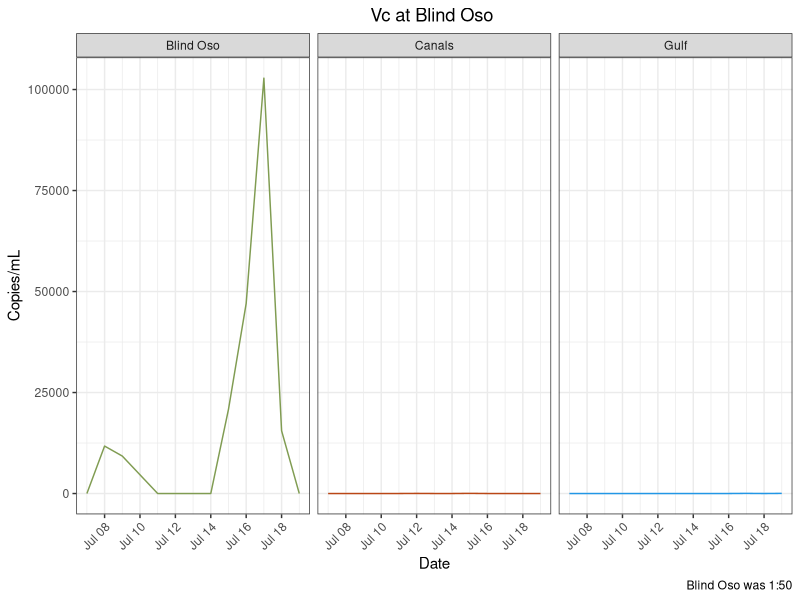
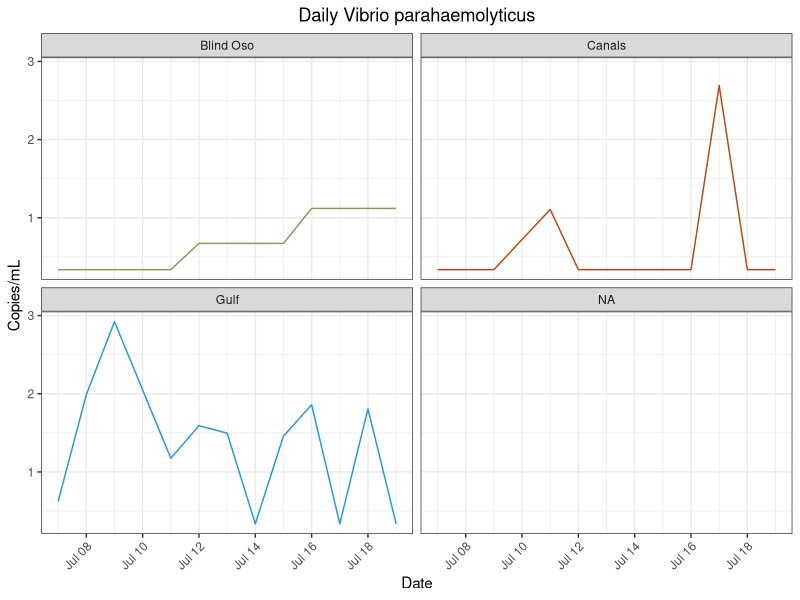
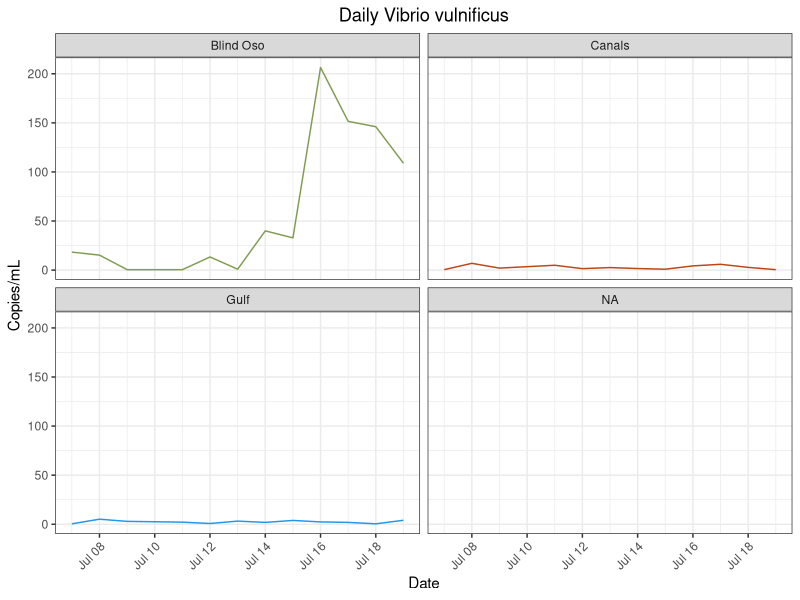
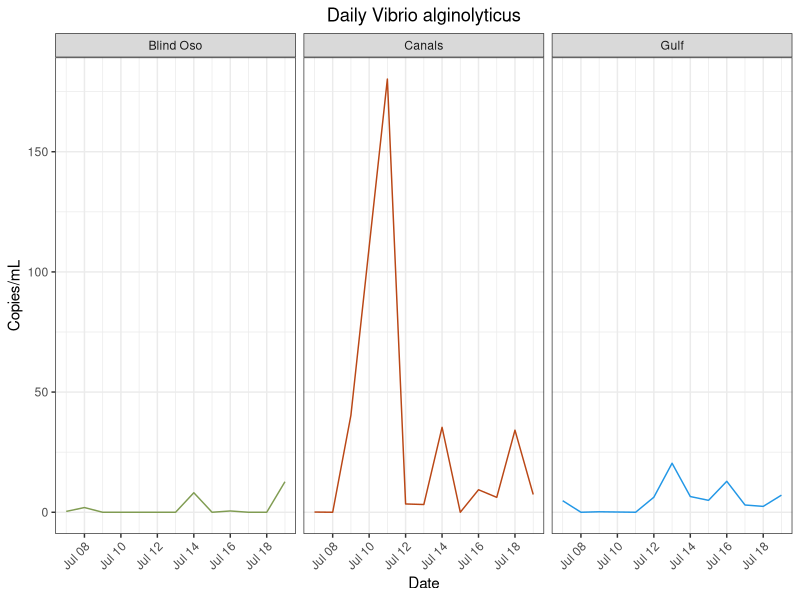
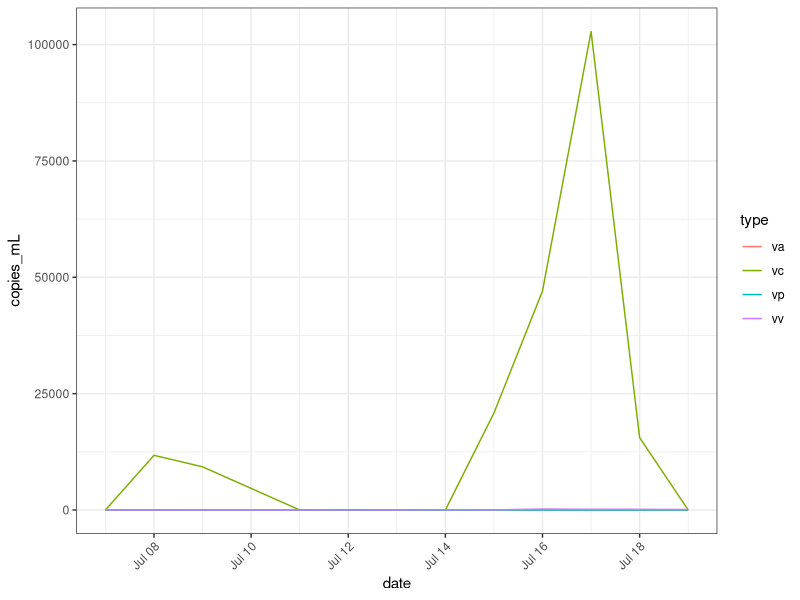
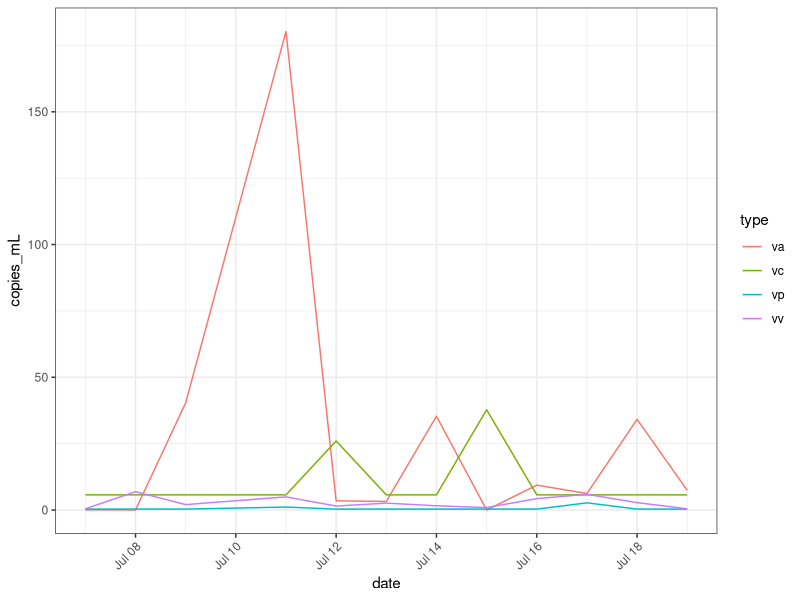
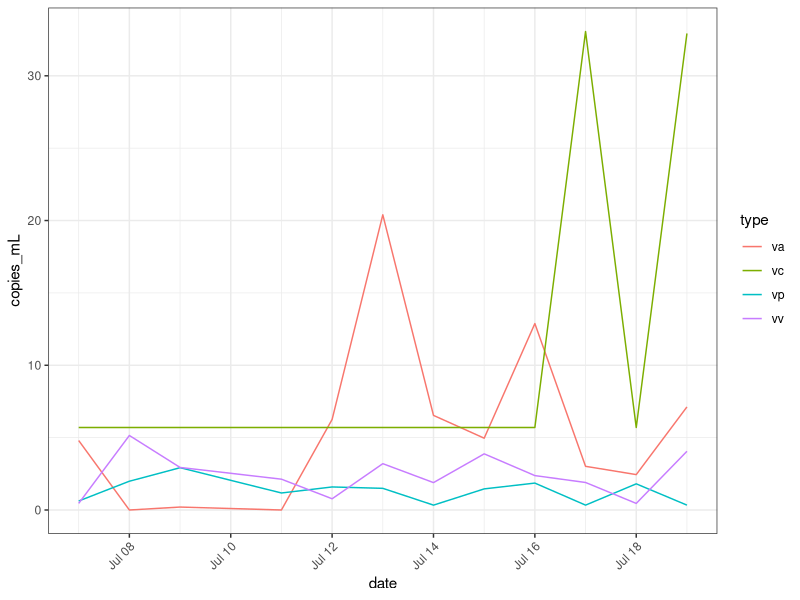
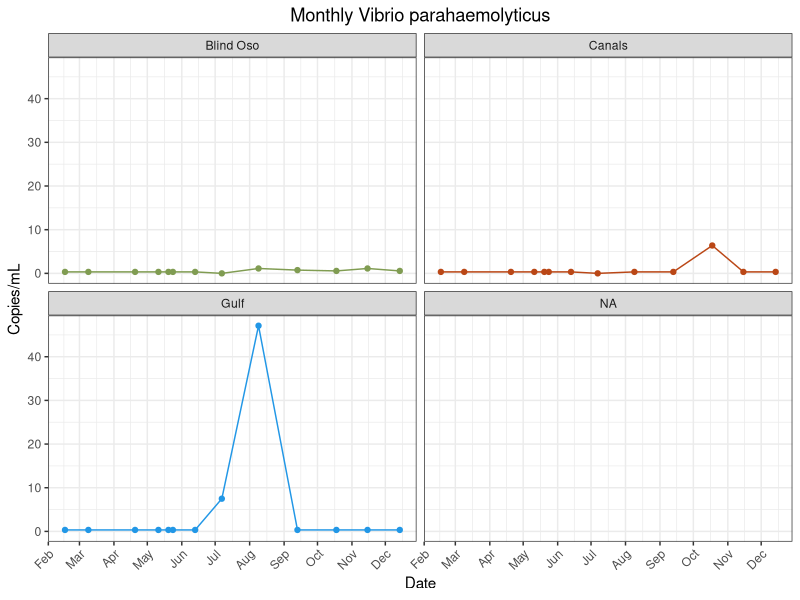

Recreate these plots in R, in order.
## ---- chunk 1
library(here)
library(tidyverse)
library(lubridate)
library(ggpubr) #Stacking Plots
## ---- chunk 2
vp<- read_csv(here("data", "processed_data","vp_clean_copies.csv"))
vp_m<- read_csv(here("data", "processed_data","vp_mon_clean_copies.csv")) 

vv<- read_csv(here("data", "processed_data","vv_clean_copies_redo.csv")) #Trial two is best. Other trials exist too. 
vv_m<- read_csv(here("data", "processed_data","vv_clean_copies_mon.csv"))

vc<- read_csv(here("data", "processed_data", "vc_clean_copies_daily.csv")) #Daily
vc_m<- read_csv(here("data", "processed_data", "vc_clean_copies_mon.csv"))#Monthly
vc_bo<- read_csv(here("data", "processed_data","vc_clean_copies_dail_1_50.csv")) #Ran 1:50. with 5 reps (run with 2 reps + run with 3 reps)
vc_bo_50<- read_csv(here("data", "processed_data","vc_clean_copies_daily_1_50_2reps.csv"))#Just reps 4 and 5 to compare. This looks fine, but I removed the code so as to clean up this script.

va<- read_csv(here("data", "processed_data", "va_clean_copies_daily.csv"))
va_m<-  read_csv(here("data", "processed_data", "va_clean_copies_monthly.csv"))
## ---- chunk 3
vv<- vv %>%
  mutate(site = recode(site, "BO" = "Blind Oso")) %>%
  mutate(site = recode(site, "C2" = "Canals")) %>%
  mutate(site = recode(site, "RD" = "Gulf"))

vp<- vp %>%
  mutate(site = recode(site, "BO" = "Blind Oso")) %>%
  mutate(site = recode(site, "C2" = "Canals")) %>%
  mutate(site = recode(site, "RD" = "Gulf"))

vc<- vc %>%
  mutate(site = recode(site, "BO" = "Blind Oso")) %>%
  mutate(site = recode(site, "C2" = "Canals")) %>%
  mutate(site = recode(site, "RD" = "Gulf"))
vc_bo<- vc_bo %>%
  mutate(site = recode(site, "BO" = "Blind Oso")) %>%
  mutate(site = recode(site, "C2" = "Canals")) %>%
  mutate(site = recode(site, "RD" = "Gulf"))
vc_bo_50<- vc_bo_50 %>%
  mutate(site = recode(site, "BO" = "Blind Oso")) %>%
  mutate(site = recode(site, "C2" = "Canals")) %>%
  mutate(site = recode(site, "RD" = "Gulf"))

va<- va %>%
  mutate(site = recode(site, "BO" = "Blind Oso")) %>%
  mutate(site = recode(site, "C2" = "Canals")) %>%
  mutate(site = recode(site, "RD" = "Gulf"))
## ---- chunk 4
vc<- 
  vc %>%
  filter(!site %in% "Blind Oso")  #Gets rid of old BO 
  
vc_d<- rbind(vc, vc_bo) #Adds new BO to C2 and RD
## ---- chunk 5
#Vp Mon
vp_m<- vp_m %>%
  select(!...1) 
jul_bo = data.frame(date = as.Date("2022-07-07"), copies_mL=0, site = "BO")
jul_c2 = data.frame(date = as.Date("2022-07-07"), copies_mL=0, site = "C2")
jul_rd = data.frame(date = as.Date("2022-07-07"), copies_mL=7.49310194, site = "RD")
vp_m = rbind(jul_bo, jul_c2, jul_rd, vp_m) %>%
  mutate(site = recode(site, "BO" = "Blind Oso")) %>%
  mutate(site = recode(site, "C2" = "Canals")) %>%
  mutate(site = recode(site, "RD" = "Gulf"))
                     

#Vv Mon
vv_m<- vv_m %>%
  select(!...1) 
jul_bo = data.frame(date = as.Date("2022-07-07"), copies_mL=0, site = "BO")
jul_c2 = data.frame(date = as.Date("2022-07-07"), copies_mL=0, site = "C2")
jul_rd = data.frame(date = as.Date("2022-07-07"), copies_mL=7.49310194, site = "RD")
vv_m = rbind(jul_bo, jul_c2, jul_rd, vv_m)%>%
  mutate(site = recode(site, "BO" = "Blind Oso")) %>%
  mutate(site = recode(site, "C2" = "Canals")) %>%
  mutate(site = recode(site, "RD" = "Gulf"))

vc_m<- vc_m %>%
  select(!...1) 
  jul_bo = data.frame(date = as.Date("2022-07-07"), copies_mL=263.208407, site = "BO")
  jul_c2 = data.frame(date = as.Date("2022-07-07"), copies_mL=0, site = "C2")
  jul_rd = data.frame(date = as.Date("2022-07-07"), copies_mL=0, site = "RD")
  vc_m = rbind(jul_bo, jul_c2, jul_rd, vc_m)%>%
    mutate(site = recode(site, "BO" = "Blind Oso")) %>%
    mutate(site = recode(site, "C2" = "Canals")) %>%
    mutate(site = recode(site, "RD" = "Gulf"))
  
 va_m<- va_m %>%
  select(!...1) 
  jul_bo = data.frame(date = as.Date("2022-07-07"), copies_mL=0, site = "BO")
  jul_c2 = data.frame(date = as.Date("2022-07-07"), copies_mL=5.494766, site = "C2")
  jul_rd = data.frame(date = as.Date("2022-07-07"), copies_mL=0, site = "RD")
  va_m = rbind(jul_bo, jul_c2, jul_rd, va_m)%>%
    mutate(site = recode(site, "BO" = "Blind Oso")) %>%
    mutate(site = recode(site, "C2" = "Canals")) %>%
    mutate(site = recode(site, "RD" = "Gulf")) 
## ---- chunk 6
png(file = here("results", "plots", "species_specific", "vp_daily.png"))
 vp %>%
  ggplot() + geom_line(
    aes(x = date,
        y = copies_mL,
        color = site))+ 
  facet_wrap(~site)  +
  labs(x = "Date",
       y = "Copies/mL",
       title = "Daily Vibrio parahaemolyticus")+
  theme_bw()+
  theme(
    plot.title = element_text(hjust = 0.5),
    axis.text.x = element_text(hjust = 1, angle = 45),
    legend.position = "none")+
  scale_color_manual(values = c("Blind Oso" = "#809C52",
                                "Canals" = "#ba4716",
                                "Gulf" = "4c848c"))
dev.off()

## ---- chunk 7
png(file = here("results", "plots", "species_specific", "vv_daily.png"))

vv %>%
  #filter(!site %in% "Blind Oso") %>%
  ggplot() + geom_line(
    aes(x = date,
        y = copies_mL,
        color = site))+ 
  facet_wrap(~site)  +
  labs(x = "Date",
       y = "Copies/mL",
       title = "Daily Vibrio vulnificus")+
  theme_bw()+
  theme(
    plot.title = element_text(hjust = 0.5),
    axis.text.x = element_text(hjust = 1, angle = 45),
    legend.position = "none")+ 
  scale_color_manual(values = c("Blind Oso" = "#809C52",
                                "Canals" = "#ba4716",
                                "Gulf" = "4c848c"))
dev.off()

## ---- chunk 8
vc_d %>%
#filter(!site %in% "Blind Oso") %>%
  ggplot() + geom_line(
    aes(x = date,
        y = copies_mL,
        color = site))+ 
  facet_wrap(~site)  +
  labs(x = "Date",
       y = "Copies/mL",
       title = "Vc at Blind Oso ",
       caption = "Blind Oso was 1:50")+
  theme_bw()+
  theme(
    plot.title = element_text(hjust = 0.5),
    axis.text.x = element_text(hjust = 1, angle = 45),
    legend.position = "none")+ 
  scale_color_manual(values = c("Blind Oso" = "#809C52", #5 replicates
                                "Canals" = "#ba4716",#3
                                "Gulf" = "4c848c"))#3
## ---- chunk 9
png(file = here("results", "plots", "species_specific", "va_daily.png"))

va %>%
 #filter(!site %in% "Blind Oso") %>%
  ggplot() + geom_line(
    aes(x = date,
        y = copies_mL,
        color = site))+ 
  facet_wrap(~site)  +
  labs(x = "Date",
       y = "Copies/mL",
       title = "Daily Vibrio alginolyticus")+
  theme_bw()+
  theme(
    plot.title = element_text(hjust = 0.5),
    axis.text.x = element_text(hjust = 1, angle = 45),
    legend.position = "none")+ 
  scale_color_manual(values = c("Blind Oso" = "#809C52",
                                "Canals" = "#ba4716",
                                "Gulf" = "4c848c"))
dev.off()

## ---- chunk 10
#Make new columns with species 
type = "vc"
vc1<- cbind(vc_d, type)

type = "vv"
vv1<- cbind(vv, type)

type = "vp"
vp1<- cbind(vp, type)

type = "va"
va1<- cbind(va,type)

#Combine datasets
master<- rbind(vc1,vp1,vv1, va1)
# Save this
saveRDS(master, file = here("data", "processed_data","species_copies.rds"))
## ---- chunk 11
png(file = here("results", "plots", "species_specific", "bo_daily.png"))

 master %>%
  filter(site %in% "Blind Oso")%>%
  ggplot() + geom_line(
    aes(
      x = date,
      y = copies_mL,
      color = type))+ 
  theme_bw()+
  theme(
    axis.text.x = element_text(hjust = 1, angle = 45))

dev.off()

## ---- chunk 12
png(file = here("results", "plots", "species_specific", "c2_daily.png"))

master %>%
  filter(site %in% "Canals")%>%
  ggplot() + geom_line(
    aes(
      x = date,
      y = copies_mL,
      color = type))+ 
  theme_bw()+
  theme(
    axis.text.x = element_text(hjust = 1, angle = 45))

dev.off()

## ---- chunk 13
png(file = here("results", "plots", "species_specific", "rd_daily.png"))

master %>%
  filter(site %in% "Gulf")%>%
  ggplot() + geom_line(
    aes(
      x = date,
      y = copies_mL,
      color = type))+ 
  theme_bw()+
  theme(
    axis.text.x = element_text(hjust = 1, angle = 45))

dev.off()

## ---- chunk 14
png(file = here("results", "plots", "species_specific", "vp_mon.png"))

vp_m %>%
ggplot() + geom_line(
    aes(x = date,
        y = copies_mL,
        color = site))+ 
  geom_point(
     aes(x = date,
        y = copies_mL,
        color = site))+
  facet_wrap(~site)  +
  labs(x = "Date",
       y = "Copies/mL",
       title = "Monthly Vibrio parahaemolyticus")+
  theme_bw()+
  theme(
    plot.title = element_text(hjust = 0.5),
    axis.text.x = element_text(hjust = 1, angle = 45),
    legend.position = "none")+
  scale_color_manual(values = c("Blind Oso" = "#809C52",
                                "Canals" = "#ba4716",
                                "Gulf" = "4c848c"))+
  scale_x_date(date_breaks = "1 month", date_labels = "%b")

dev.off()

## ---- chunk 15
png(file = here("results", "plots", "species_specific", "vv_mon.png"))
 vv_m %>%
  filter(!site %in% c("E3", "NT")) %>%
 ggplot() + geom_line(
    aes(x = date,
        y = copies_mL,
        color = site))+ 
  geom_point(
     aes(x = date,
        y = copies_mL,
        color = site))+
  facet_wrap(~site)  +
  labs(x = "Date",
       y = "Copies/mL",
       title = "Monthly Vibrio vulnificus")+
  theme_bw()+
  theme(
    plot.title = element_text(hjust = 0.5),
    axis.text.x = element_text(hjust = 1, angle = 45),
    legend.position = "none")+
  scale_color_manual(values = c("Blind Oso" = "#809C52",
                                "Canals" = "#ba4716",
                                "Gulf" = "4c848c"))+
  scale_x_date(date_breaks = "1 month", date_labels = "%b")
dev.off()

## ---- chunk 16
png(file = here("results", "plots", "species_specific", "vc_mon.png"))
vc_m %>%
  #filter(!site %in% "Blind Oso") %>%
 ggplot() + geom_line(
    aes(x = date,
        y = copies_mL,
        color = site))+ 
  geom_point(
     aes(x = date,
        y = copies_mL,
        color = site))+
  facet_wrap(~site)  +
  labs(x = "Date",
       y = "Copies/mL",
       title = "Monthly Vibrio cholerae")+
  theme_bw()+
  theme(
    plot.title = element_text(hjust = 0.5),
    axis.text.x = element_text(hjust = 1, angle = 45),
    legend.position = "none")+
  scale_color_manual(values = c("Blind Oso" = "#809C52",
                                "Canals" = "#ba4716",
                                "Gulf" = "4c848c"))+
  scale_x_date(date_breaks = "1 month", date_labels = "%b")
dev.off()

## ---- chunk 17
png(file = here("results", "plots", "species_specific", "va_mon.png"))
va_m %>%
  #filter(!site %in% "Blind Oso") %>%
 ggplot() + geom_line(
    aes(x = date,
        y = copies_mL,
        color = site))+ 
  geom_point(
     aes(x = date,
        y = copies_mL,
        color = site))+
  facet_wrap(~site)  +
  labs(x = "Date",
       y = "Copies/mL",
       title = "Monthly Vibrio alginolyticus")+
  theme_bw()+
  theme(
    plot.title = element_text(hjust = 0.5),
    axis.text.x = element_text(hjust = 1, angle = 45),
    legend.position = "none")+
  scale_color_manual(values = c("Blind Oso" = "#809C52",
                                "Canals" = "#ba4716",
                                "Gulf" = "4c848c"))+
  scale_x_date(date_breaks = "1 month", date_labels = "%b")
dev.off()
